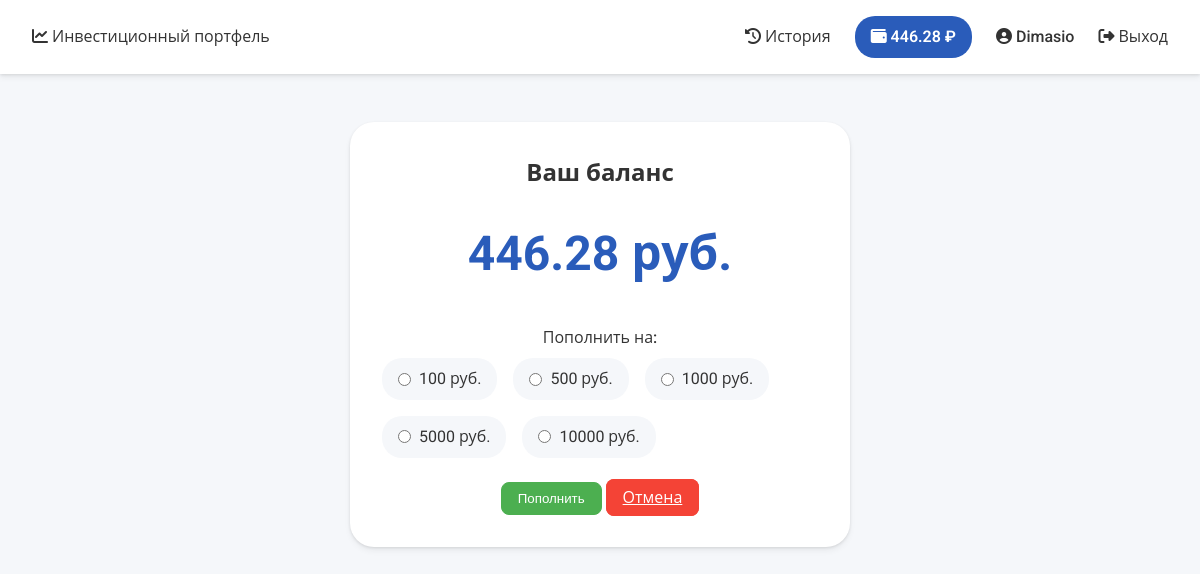
The page /balance (signed in) on the database as committed earlier.
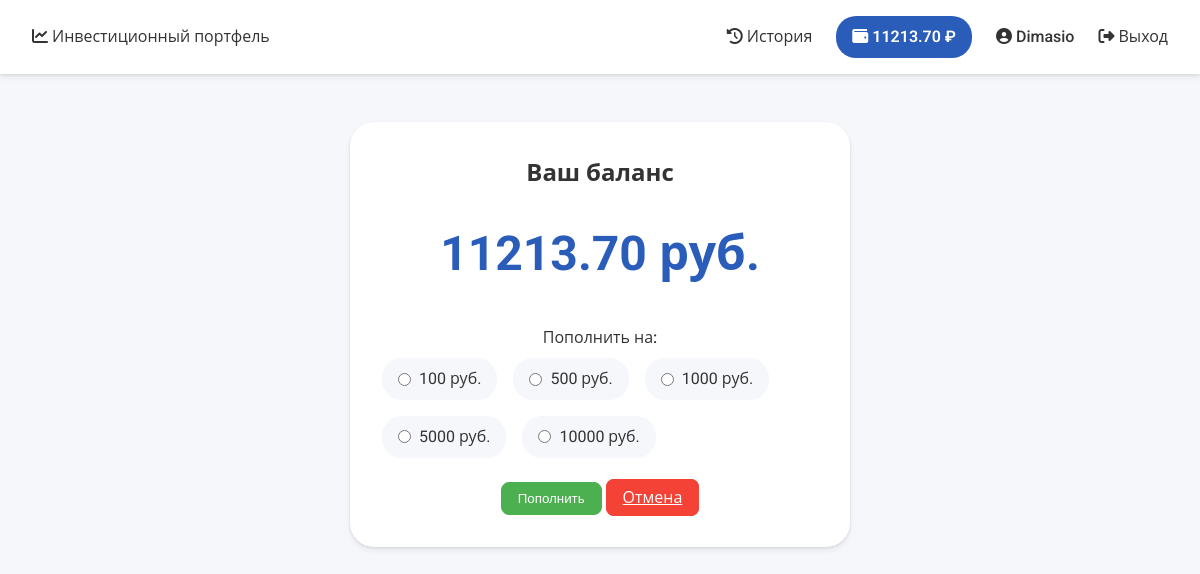
The same page on the database as committed later.
### MainApp/models.py (models this page shows)
class Profile(models.Model):
    user = models.OneToOneField(User, on_delete=models.CASCADE)
    balance = models.DecimalField(max_digits=10, decimal_places=2, default=0.00)

### MainApp/modules/profile.py (the view)
# urls.py: path('balance', profile.Balance, name='balance'),
def Balance(request):
    profile, _ = Profile.objects.get_or_create(user=request.user)
    if request.method == 'POST':
        if request.POST.get('income'):
            income_decimal = Decimal(request.POST['income'])
            profile.balance += income_decimal
            profile.save()
            return redirect('/')
    return render(request, 'htmls/balance.html', {'balance': profile.balance})

### MainApp/templates/htmls/balance.html (shortened to what this page needs)
{% extends 'htmls/main.html' %}
{% block content %}
<div class="balance-container">
    <h2>Ваш баланс</h2>
    <div class="balance-amount">
        <strong>{{ balance|floatformat:2 }} руб.</strong>
    </div>
    <form method="post">
        <div class="form-group">
            <label class="form-label">Пополнить на:</label>
            <div class="amount-options">
                <label><input type="radio" name="income" value="100" required> 100 руб.</label>
                <label><input type="radio" name="income" value="500"> 500 руб.</label>
                <label><input type="radio" name="income" value="1000"> 1000 руб.</label>
                <label><input type="radio" name="income" value="5000"> 5000 руб.</label>
                <label><input type="radio" name="income" value="10000"> 10000 руб.</label>
            </div>
        </div>
        <button type="submit" class="btn btn-outline-success">Пополнить</button>
        <a href="/" class="btn btn-cancel">Отмена</a>
    </form>
</div>
{% endblock %}

### MainApp/templates/htmls/main.html (shortened to what this page needs)
<!DOCTYPE html>
<html lang="ru">
<head>
    {% load static %}
    <link rel="stylesheet" href="{% static 'css/main.css' %}">
    <link rel="stylesheet" href="https://cdnjs.cloudflare.com/ajax/libs/font-awesome/6.4.0/css/all.min.css">
</head>
<header>
    <div>
        <a href="{% url 'home' %}"><i class="fas fa-chart-line"></i> Инвестиционный портфель</a>
    </div>
    <div>
        <a href="{% url 'history' %}"><i class="fas fa-history"></i> История</a>
        {% if user.is_authenticated %}
            <a href="{% url 'balance' %}"><i class="fas fa-wallet"></i> {{ balance|floatformat:2 }} ₽</a>
            <a href="{% url 'profile' %}"><i class="fas fa-user-circle"></i> {{ user.username }}</a>
            <a href="{% url 'logout' %}"><i class="fas fa-sign-out-alt"></i> Выход</a>
        {% else %}
            <a href="{% url 'signup' %}"><i class="fas fa-user-plus"></i> Регистрация</a>
            <a href="{% url 'login' %}"><i class="fas fa-sign-in-alt"></i> Вход</a>
        {% endif %}
    </div>
</header>
<body>
    <main>
        {% block content %}{% endblock %}
    </main>
</body>
</html>

Rows that differ between the two databases and show on the page:
changed Profile: balance "446.28" → "11213.70"
